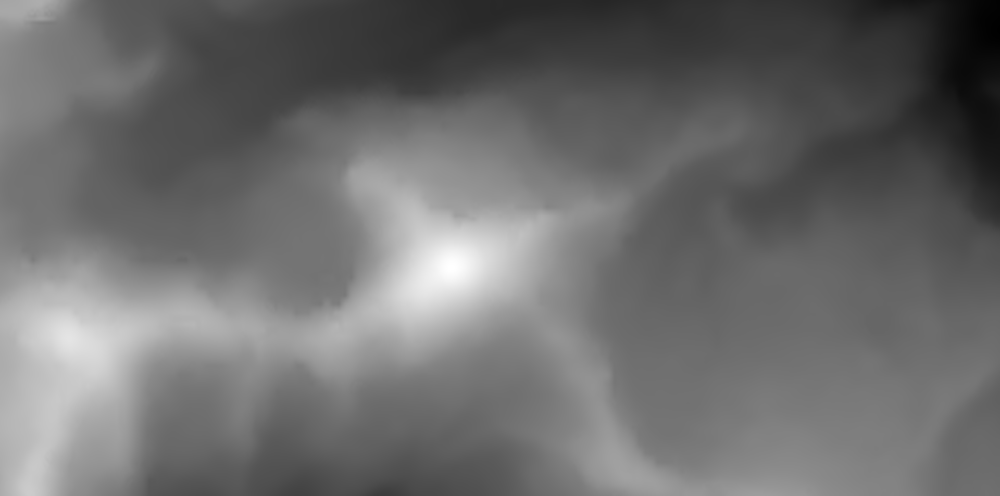
%> input picture matterhorn.png, 1000 x 496 px, shrunk from 1920 x 953 before the run
$ octave opgave7.m   (GNU Octave 9; MATLAB toolbox functions it lacks are replaced by stand-ins)
%> lines starting %> are read from the running program, lines starting %| are printed output that depends on the picture
### get_leg_mtx.m
function A = get_leg_mtx(x, n)

    x = x(:); % Zorgt ervoor dat x een kolomvector is
    N = length(x);
    A = zeros(N, n+1);

    % Basisgevallen
    A(:, 1) = 1;        % Graad 0 (kolom 1)

    if n >= 1
        A(:, 2) = x;    % Graad 1 (kolom 2)
    end


    % Recursie voor de rest
    for k = 2:n
        term1 = (2*k - 1) / k;
        term2 = (k - 1) / k;

        A(:, k+1) = term1 .* x .* A(:, k) - term2 .* A(:, k-1);
    end
end

### kkb.m
function C = kkb(x,y,F,n,m)

    % x: rijvector met x-roosterpunten (afmeting is N)
    % y: rijvector met y-roosterpunten (afmeting is M)
    % Matrix F(i,j) bevat de werkelijke functiewaarden op die roosterpunten
    % die horen bij het punt (x_j, y_i) (afmeting is M*N)

    A = get_leg_mtx(x, n);
    B = get_leg_mtx(y, m);

    % Berekent de kleinste-kwadratenoplossing voor B*C*A' = F
    C = B \ F / A';
end

### opgave7.m
clear; clc;

% Data inlezen
F = double(imread('matterhorn.png'));
%> F: size 496x1000 double; min 0, max 255, mean 109.1; mean of the top-left, top-right, bottom-left and bottom-right quarters 101.4, 73.8, 143, 118.2
[M, N] = size(F);
%> M = 496; N = 1000

% Rooster
x = linspace(-1, 1, N);
%> x = 1000 values from -1 to 1
y = linspace(-1, 1, M);
%> y = 496 values from -1 to 1
[X, Y] = meshgrid(x, y);

n = 25; m = 25;
C = kkb(x, y, F, n, m);
%> in kkb, `C = B \ F / A';`:
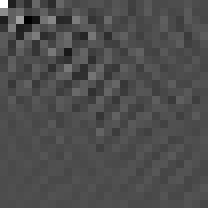
%> C: size 26x26 double (shown 8 times larger); min -47.74, max 109.2, mean 0.2; drawn with min black and max white
A = get_leg_mtx(x, n);
B = get_leg_mtx(y, m);
F_approx = B * C * A';

%% Plot 1: originele data
figure;
surf(X, Y, F, 'EdgeColor', 'none', 'LineStyle', 'none', 'FaceLighting', 'phong');
xlim([-1,1]); ylim([-1,1]); zlim([0, 250]);
title('Matterhorn - origineel');
xlabel('x'); ylabel('y'); zlabel('hoogte');
%> after `zlabel('hoogte')`:
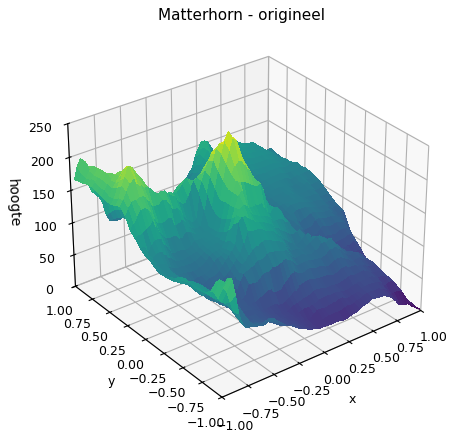
%> figure redrawn from the program's plot data

%% Plot 2: benadering
figure;
surf(X, Y, F_approx, 'EdgeColor', 'none', 'LineStyle', 'none', 'FaceLighting', 'phong');
xlim([-1,1]); ylim([-1,1]); zlim([0, 250]);
title('Matterhorn - benadering (n=m=25)');
xlabel('x'); ylabel('y'); zlabel('hoogte');
%> after `zlabel('hoogte')`:
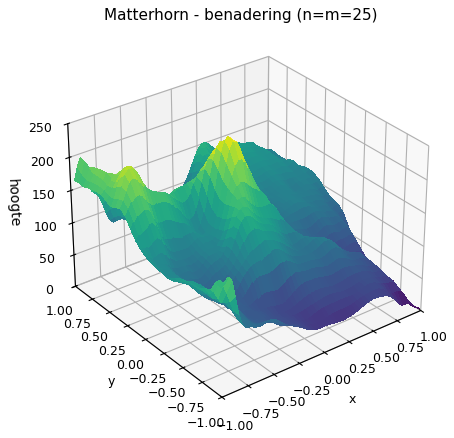
%> figure redrawn from the program's plot data

%% Plot 3: bovenaanzicht origineel
figure;
imagesc(F);
colorbar;
title('Matterhorn - bovenaanzicht origineel');
axis equal tight;
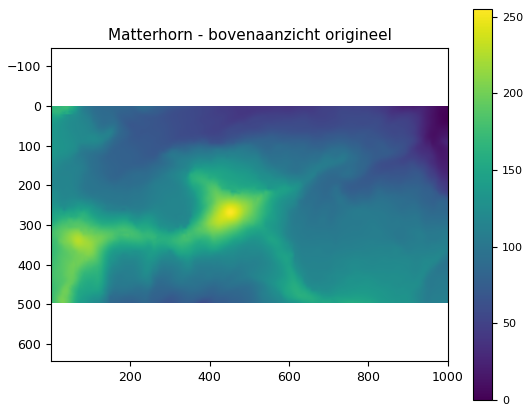
%> figure redrawn from the program's plot data

%% Plot 4: bovenaanzicht benadering
figure;
imagesc(F_approx);
colorbar;
title('Matterhorn - bovenaanzicht benadering (n=m=25)');
axis equal tight;
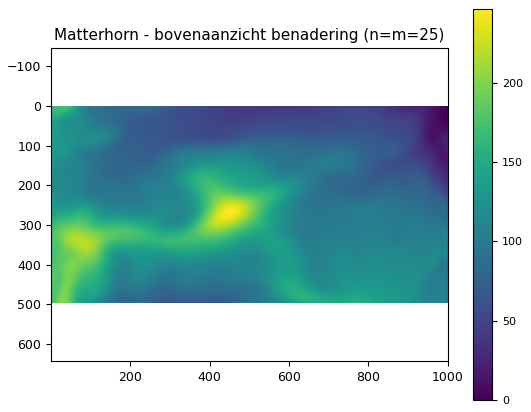
%> figure redrawn from the program's plot data

%% Plot 5: contourplot origineel
figure;
contourf(X, Y, F, 20);
colorbar;
xlabel('x'); ylabel('y');
title('Matterhorn - contour origineel');
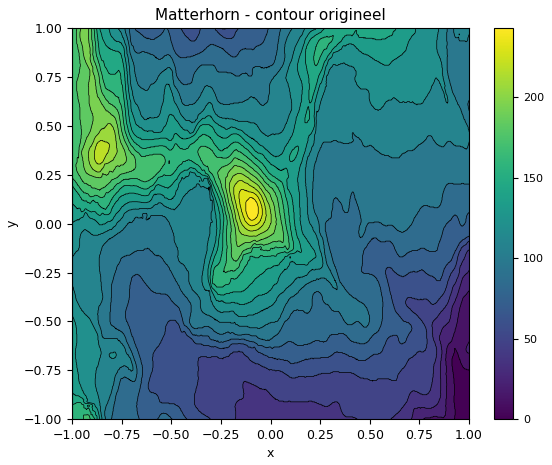
%> figure redrawn from the program's plot data

%% Plot 6: contourplot benadering
figure;
contourf(X, Y, F_approx, 20);
colorbar;
xlabel('x'); ylabel('y');
title('Matterhorn - contour benadering (n=m=25)');
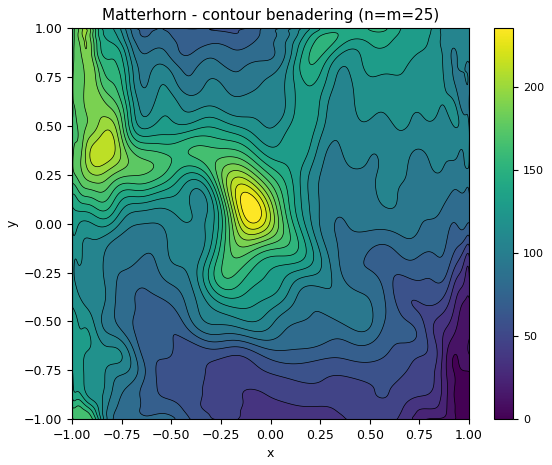
%> figure redrawn from the program's plot data
